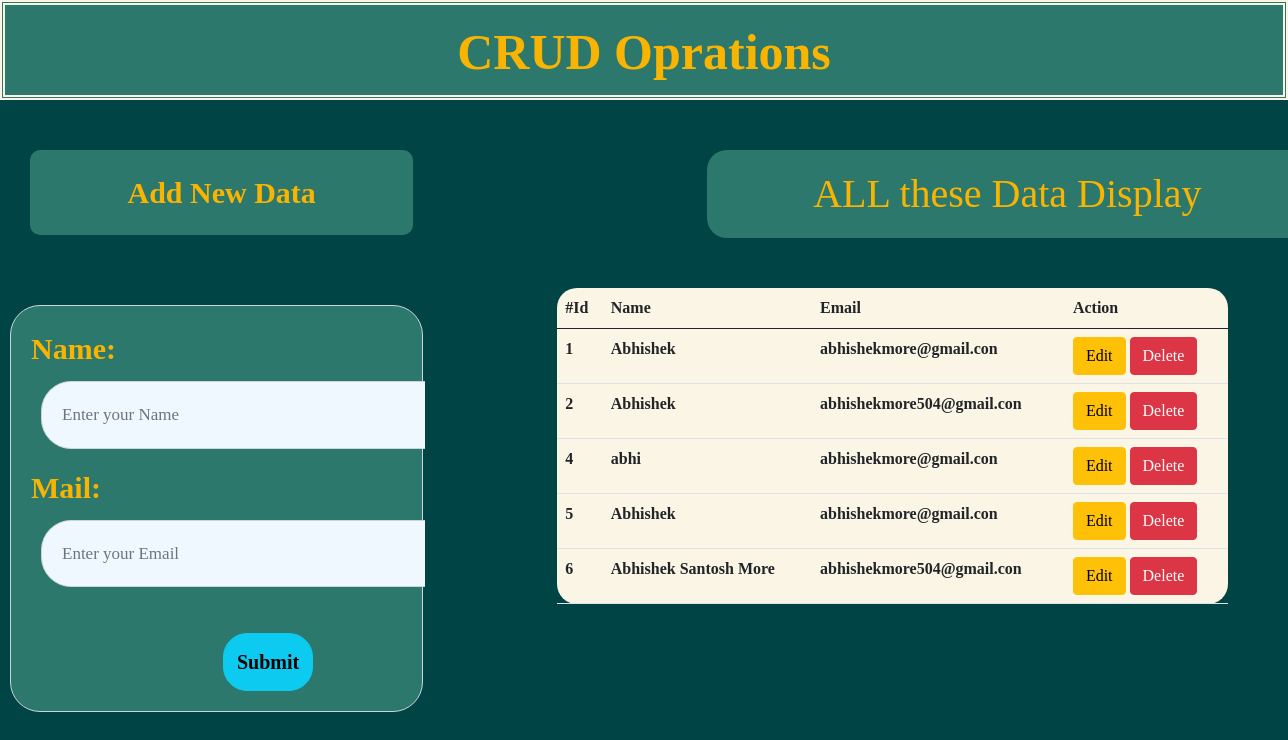
The app's page /, older data.
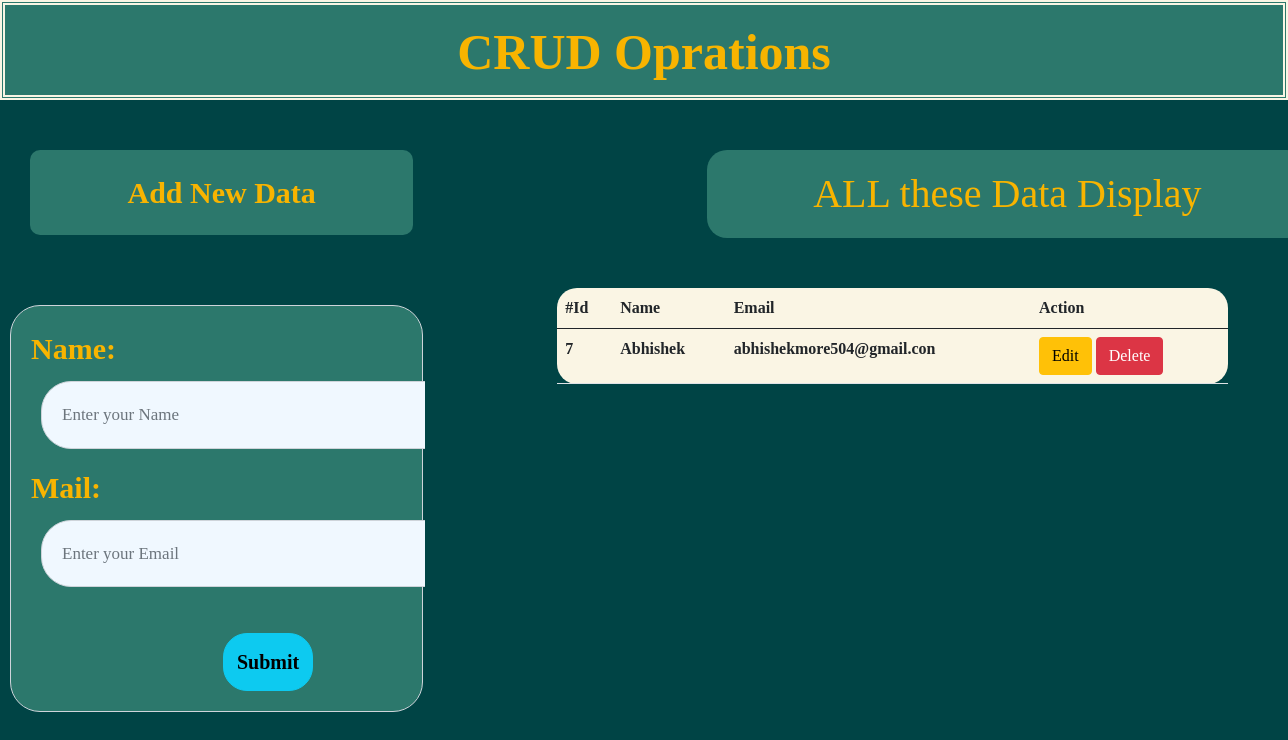
The same page, newer data.
### core/models.py (models this page shows)
class Marvelform(models.Model):
    name=models.CharField(max_length=50)
    mail=models.EmailField(max_length=40)

### core/views.py (the view)
# urls.py: path('',views.base,name='base'),
def base(request):
    if request.method == 'POST':
        mf=Marvel(request.POST)
        if mf.is_valid():
            mf.save()
        return redirect('base')
    else:
        mf=Marvel()
        mm=Marvelform.objects.all()
        return render(request,'core/base.html',{'mf':mf,'Marvel':mm})

### core/forms.py
class Marvel(forms.ModelForm):
    class Meta:
        model = Marvelform
        fields='__all__'
        widgets={
            'name':forms.TextInput(attrs={'class':'form-control','placeholder': 'Enter your Name'}),
            'mail':forms.TextInput(attrs={'class':'form-control','placeholder': 'Enter your Email'})
        }

### core/templates/core/base.html (shortened to what this page needs)
{% extends "core/index.html" %}
{% block content %}
<div class="title-heading">
    CRUD Oprations
</div>
<div class="container-fluied">
    <div class="row">
        <div class="col-md-4 right-box">
           <div class="col-title">
               Add New Data
           </div>
            <div class="form-control">
                    <form action="" method="POST">
                        {{mf.as_p}}
                        <input type="submit" class="btn btn-info submit-btn">
                    </form>
            </div>
        </div>
        <div class="col-md-8 left-box">
            <div class="show-database">
                <h1 class="Datashow-title">ALL these Data Display</h1>
                <table class="table">
                    <thead>
                        <tr>
                        <th scope="col">#Id</th>
                        <th scope="col">Name</th>
                        <th scope="col">Email</th>
                        <th scope="col">Action</th>
                        </tr>
                    </thead>
                    <tbody>
                        <tr>
                        {% for m in Marvel %}
                        <th scope="row">{{m.id}}</th>
                        <td>{{m.name}}</td>
                        <td>{{m.mail}}</td>
                        <td>
                            <a href="{% url "update" m.id %}"><button class="btn btn-warning">Edit</button></a>
                            <form action="{% url "delete" m.id %}" method="POST" class="d-inline">
                                <input type="submit" value="Delete" class="btn btn-danger">
                            </form>
                        </td>
                        </tr>
                        {% endfor %}
                    </tbody>
                </table>
            </div>
        </div>
    </div>
</div>
{% endblock content %}

### core/templates/core/index.html (shortened to what this page needs)
<!DOCTYPE html>
<html lang="en">
{% load static %}
<head>
   <link rel="stylesheet" href="{% static "css/bootstrap.min.css" %}">
   <link rel="stylesheet" href="{% static "css/style.css" %}">
</head>
<body>
    {% block content %}
    {% endblock content %}
</body>
</html>

### core/static/css/style.css (style rules this page uses)
* { font-family: 'Times New Roman', serif; }
.right-box { padding-top: 50px; background: #004445; height: 900px; }
.left-box { background: #004445; }
.title-heading { background: #2c786c; color: #f8b400; font-size: 50px; text-align: center; font-weight: bold; border: 5px double #faf5e4; height: 100px; padding-top: 10px; }
.col-title { font-size: 30px; text-align: center; color: #f8b400; background: #2c786c; font-weight: bold; border-radius: 10px; margin-left: 30px; padding: 20px; }
.form-control { margin-top: 70px; margin-left: 10px; padding: 20px; font-size: 10px; border-radius: 30px; background: #2c786c; }
label { font-size: 30px; font-weight: bold; padding-right: 320px; color: #f8b400; }
#id_name { width: 450px; margin-top: 10px; background-color: aliceblue; font-size: 17px; }
#id_mail { width: 450px; margin-top: 10px; background-color: aliceblue; font-size: 17px; }
.Datashow-title { background: #2c786c; text-align: center; font-size: 40px; border-radius: 20px; margin-top: 30px; width: 600px; margin-bottom: 50px; padding: 20px; color: #f8b400; margin-left: 180px; }
.show-database { padding-left: 90px; padding-right: 90px; padding-top: 20px; }
.table { background: #faf5e4; border-radius: 20px; font-size: 16px; font-weight: bold; margin-left: 30px; }
.submit-btn { margin-left: 12rem; margin-top: 30px; padding: 13px; font-size: 20px; border-radius: 24px; font-weight: bold; }

Row changes from the older to the newer data that the page shows:
removed Marvelform: id "1", name "Abhishek", mail "abhishekmore@gmail.con"
removed Marvelform: id "2", name "Abhishek", mail "abhishekmore504@gmail.con"
removed Marvelform: id "4", name "abhi", mail "abhishekmore@gmail.con"
removed Marvelform: id "5", name "Abhishek", mail "abhishekmore@gmail.con"
removed Marvelform: id "6", name "Abhishek Santosh More", mail "abhishekmore504@gmail.con"
added Marvelform: id "7", name "Abhishek", mail "abhishekmore504@gmail.con"
